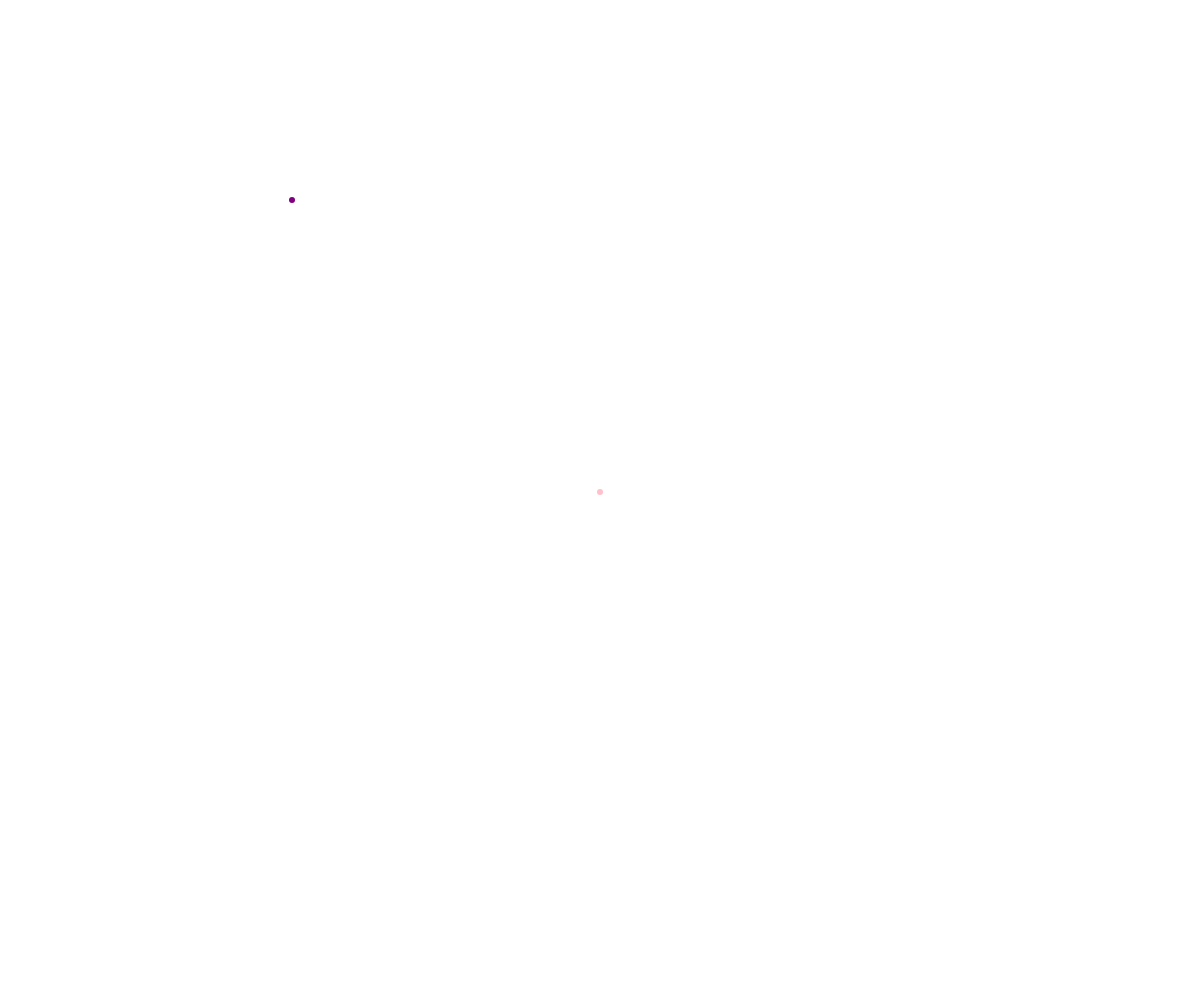
Frame 1 (no input)
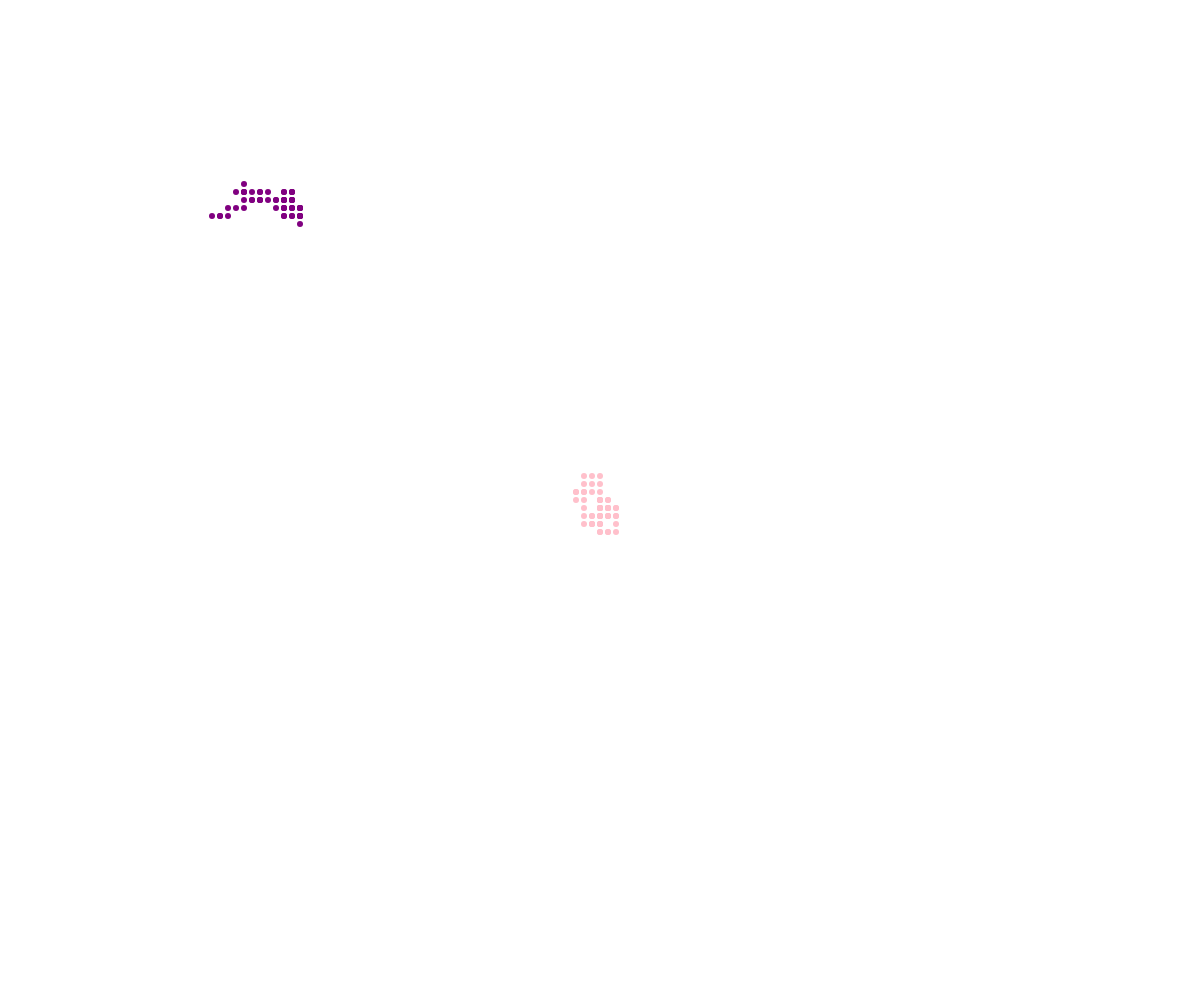
Frame 60 (no input)
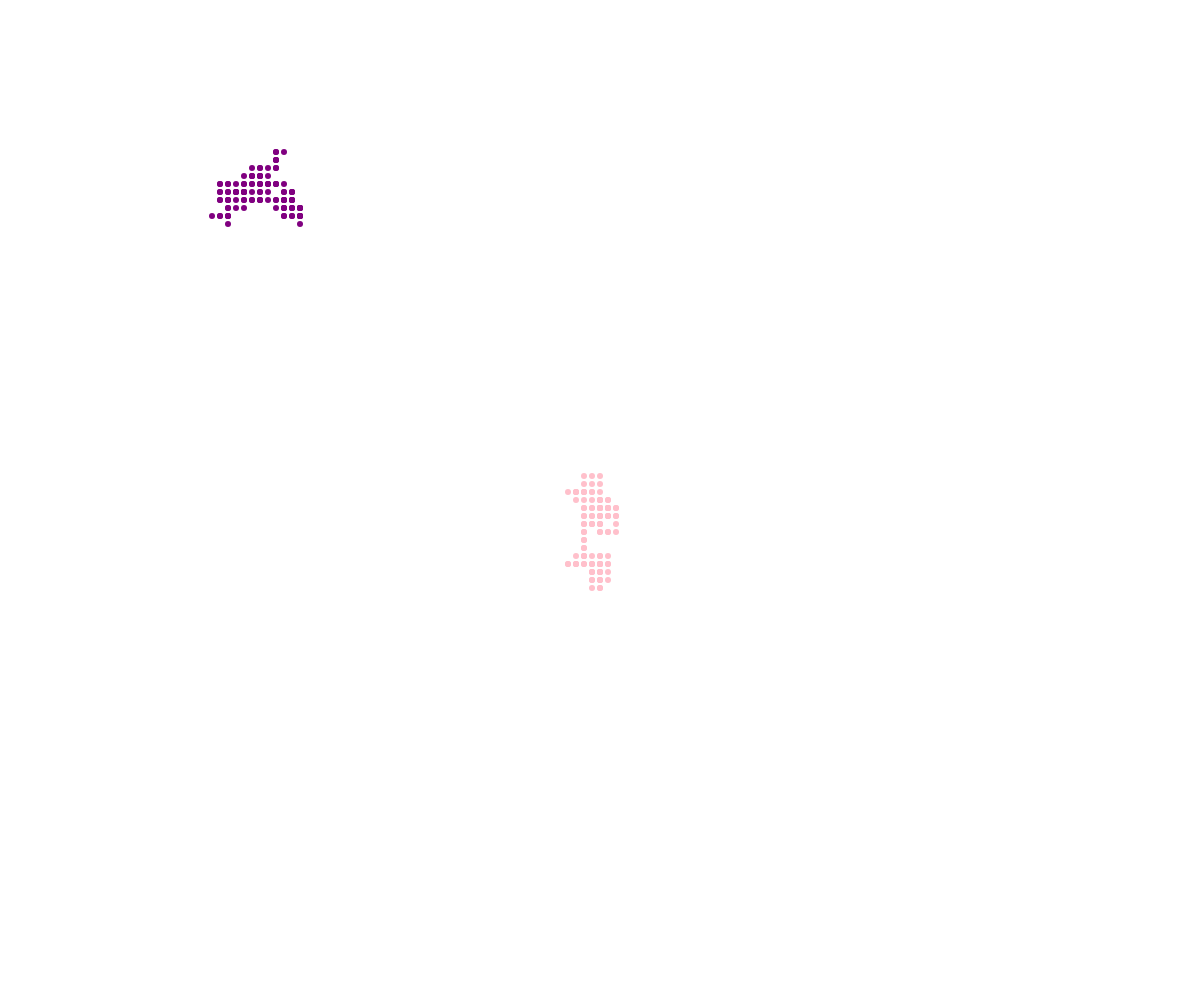
Frame 120 (the mouse pressed at the canvas centre since frame 60)

The p5.js sketch that drew these frames (run headless with seeded random() and noise() and a simulated clock; from frame 60 on, the mouse is pressed at the canvas centre):

// p5.js sketch
// ── sketch.js
// Walker OOP Demo

class Walker {
  constructor(x, y, theColor) {
    this.x = x;
    this.y = y;
    this.speed = 8;
    this.radius = 3;
    this.color = theColor;
  }

  display() {
    noStroke();
    fill(this.color);
    circle(this.x, this.y, this.radius*2);
  }

  move() {
    let choice = random(100);
    if (choice < 25) {
      //up
      this.y -= this.speed; 
    }
    else if (choice < 50) {
      // down
      this.y += this.speed;
    }
    else if (choice < 75) {
      //left
      this.x -= this.speed;
    }
    else {
      //right
      this.x += this.speed;
    }
  }
}

let luc;
let michael;

function setup() {
  createCanvas(windowWidth, windowHeight);
  luc = new Walker(width/2, height/2, "pink");
  michael = new Walker(300, 200, "purple");
}

function draw() {
  michael.move();
  luc.move();

  michael.display();
  luc.display();
}
